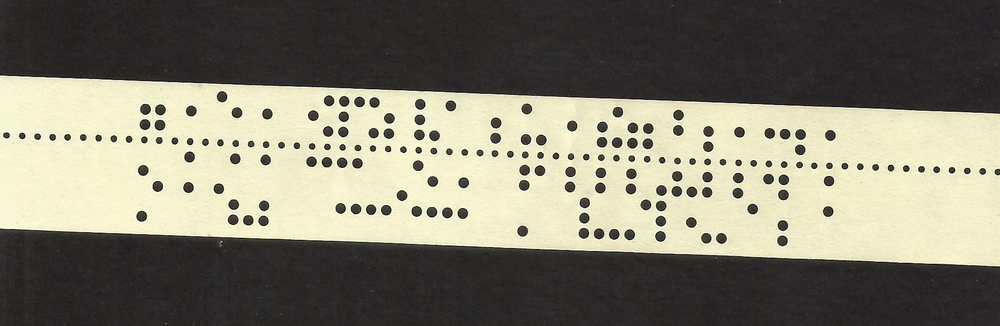
//> input picture example/fita_absoluta.2a.0006.96.scan03.png, 1000 x 326 px, shrunk from 1958 x 639 before the run
$ ./PunchedTapeScanner example/fita_absoluta.2a.0006.96.scan03.png out.png example/fita_absoluta.2a.0006.96.scan03.png   (built with g++ and OpenCV 4)
//> lines starting //> are read from the running program, lines starting //| are printed output that depends on the picture; after the words box and inside, x2 and y2 are one past the last pixel; in counts of white or black regions, pixels touching at a corner belong together
/*
 * This program is free software licensed under GNU GPL version 3 or later
 *
 * (c) 2015 Felipe Correa da Silva Sanches <juca@members.fsf.org>
 *
 */

#include "opencv2/highgui/highgui.hpp"
#include "opencv2/imgproc/imgproc.hpp"
#include <iostream>
#include <stdio.h>

using namespace cv;
#define COLOR_RED Scalar(0, 0, 255)
#define COLOR_GREEN Scalar(0, 255, 0)
#define COLOR_BLUE Scalar(255, 0, 0)
#define COLOR_YELLOW Scalar(0, 255, 255)
#define COLOR_GREY Scalar(128, 128, 128)

#define PROGRAM_NAME "Dump data from punched tapes"
#define MAX_DATA_SIZE 256
unsigned char data[MAX_DATA_SIZE];
bool inverted = true; //TODO: command line switch to select
                      //      whether or not the tape is upside-down
bool exchange_points = false;
unsigned char BIT_MASK = 0xFF;

// These vectors will be used to store the coordinates and radius of
// the detected holes in the scanned image of the punched tape.
std::vector<Vec3f> reference_dots, bits;

void set_bit(int addr, int bit){
    //do not attempt to write data off-bounds
    if (addr < 0 || addr > MAX_DATA_SIZE)
        return;

    //compensate for the extra spacing
    //due to the reference dots
    if (bit > 5) {
        bit--;
    }

    //turn on the specified bit
    data[addr] |= (1 << (7-bit));
}

void init_tape_scanner(){
    /*******************************************************************
     * This program will analize an image of a scanned punched         *
     * tape and will detect the patterns of holes in order to          *
     * generate an output ROM file with the data contents originaly    *
     * stored in the tape.                                             *
     *******************************************************************/

    //init data with zeroes
    for (int i=0; i < MAX_DATA_SIZE; i++){
        data[i] = 0;
    }
//> further down, src is the input picture: 326 rows x 1000 cols, CV_8UC3; mean B, G, R 110.2, 125.7, 129.2
}
// TODO: Break it down into smaller functions, each responsible for a specific subtask.
void process_frame(Mat src, bool with_pauses){
//> called with with_pauses = true
    Mat src_gray;

    imshow(PROGRAM_NAME, src);
    if (with_pauses) waitKey(0);

    // Convert it to gray
    cvtColor(src, src_gray, COLOR_BGR2GRAY);
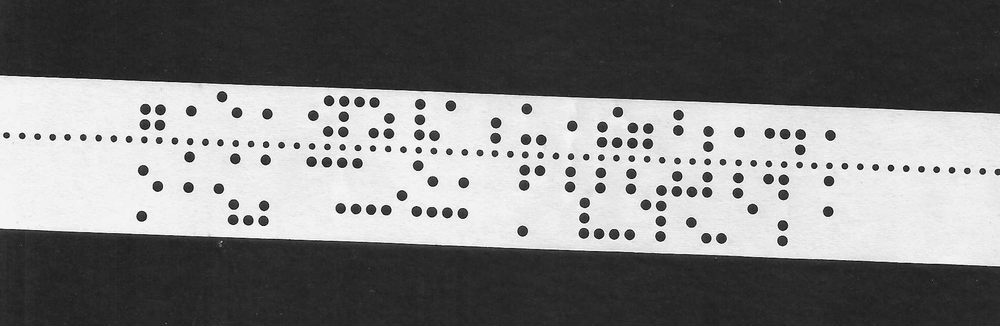
//> src_gray: 326 rows x 1000 cols, CV_8UC1; min 4, max 255, mean 124.9

    imshow(PROGRAM_NAME, src_gray);
    if (with_pauses) waitKey(0);

    // Reduce the noise so we avoid false circle detection
    GaussianBlur(src_gray, src_gray, Size(9, 9), 2, 2);
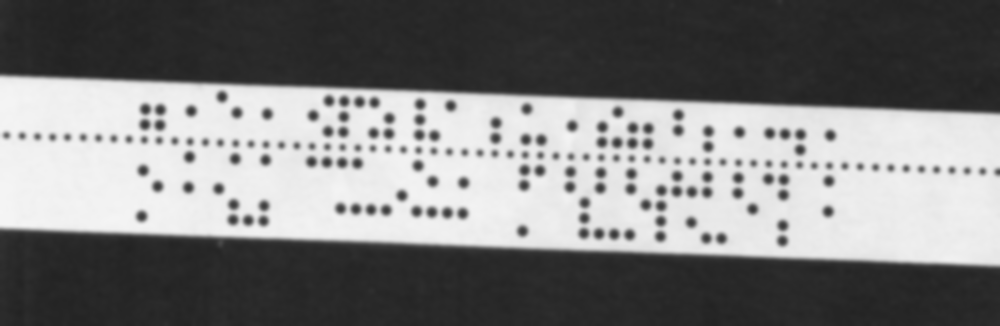
//> src_gray: 326 rows x 1000 cols, CV_8UC1; min 34, max 245, mean 124.9

    imshow(PROGRAM_NAME, src_gray);
    if (with_pauses) waitKey(0);

    /****************************************************
     * Detect geometric elements in the provided image. *
     ****************************************************/

    // Apply the Hough Transform to find the circles
    //TODO: Document the meaning of the parameters in these function calls.
    //TODO: Perhaps add UI controls or command-line options
    //      to tweak these parameters of the Hough Transforms.
    HoughCircles(src_gray, reference_dots, HOUGH_GRADIENT, 1, 10, 200, 15, 0, 7); // The reference dots are smaller
//> reference_dots = 129 circles (x, y, radius), first 12: [263.5, 205.5, 4.6], [708.5, 131.5, 4.6], [388.5, 133.5, 4.4], [706.5, 191.5, 4.4], [145.5, 108.5, 5.5], [616.5, 142.5, 4.4], [676.5, 175.5, 4.4], [705.5, 237.5, 4.4], [661.5, 190.5, 4.6], [144.5, 124.5, 4.4], [343.5, 100.5, 4.4], [359.5, 101.5, 4.4]
    HoughCircles(src_gray, bits, HOUGH_GRADIENT, 1, 10, 200, 15, 9, 30); // And the bit holes are a bit larger
//> bits = empty

    /************************************************************
     * Detect the regularity of reference holes so that we      *
     * can extract the pitch distance of the tape and correctly *
     * interpret the data patterns in the tape grid.            *
     ************************************************************/

    // Points A and B are the couple of reference dots which
    // are the farthest away from each other.
    // Their positions are used to infer the inclination of the tape in
    // the scanned image. Their distance (when divided by the tape pitch) is used
    // to calculate how many bytes are stored in the punched tape.
    Point A, B;

    double new_distance;
    double max_distance = 0;
    double min_distance;
    for (size_t i = 0; i < reference_dots.size() - 1; i++){
        for (size_t j = i+1; j < reference_dots.size(); j++){
            Point I(reference_dots[i][0], reference_dots[i][1]);
            Point J(reference_dots[j][0], reference_dots[j][1]);
            new_distance = cv::norm(I - J);

            if (i==0 && j==1)
                min_distance = new_distance;

            if (new_distance < min_distance)
                min_distance = new_distance;

            if (new_distance > max_distance){
                max_distance = new_distance;
                A = I;
                B = J;
            }
        }
    }
//> this loop made 128 passes
//> (new_distance, min_distance, max_distance, A) on passes 1 to 12: (643.1, 15, 674, Point(263, 205)), (200.4, 15, 674, Point(263, 205)), (518.2, 15, 674, Point(263, 205)), (200.3, 15, 674, Point(263, 205)), (762.4, 14.04, 793.3, Point(145, 108)), (290.2, 14.04, 793.3, Point(145, 108)), (229.1, 14.04, 793.3, Point(145, 108)), (211.6, 14.04, 793.3, Point(145, 108)), (245, 14.04, 793.3, Point(145, 108)), (762.3, 14.04, 793.3, Point(145, 108)), (566.1, 14.04, 793.3, Point(145, 108)), (550.1, 14.04, 793.3, Point(145, 108))
//> after the loop, new_distance = 46.04; min_distance = 14.04; max_distance = 884.6; A = Point(52, 136)

    float pitch = 0;
    int count = 0;

    for (size_t i = 0; i < reference_dots.size() - 1; i++){
        for (size_t j = i+1; j < reference_dots.size(); j++){
            Point I(reference_dots[i][0], reference_dots[i][1]);
            Point J(reference_dots[j][0], reference_dots[j][1]);
            new_distance = cv::norm(I - J);

            if (new_distance < 1.5 * min_distance){
                pitch += new_distance;
                count ++;
            }
        }
    }
//> this loop made 128 passes
//> (new_distance, pitch, count) on passes 1 to 12: (643.1, 15, 1), (200.4, 15, 1), (518.2, 31, 2), (200.3, 46.03, 3), (762.4, 76.1, 5), (290.2, 106.1, 7), (229.1, 121.1, 8), (211.6, 136.2, 9), (245, 166.2, 11), (762.3, 196.2, 13), (566.1, 227.3, 15), (550.1, 241.3, 16)
//> after the loop, new_distance = 46.04; pitch = 1086.3; count = 71
    pitch /= count;
//> pitch = 15.3

    // The number of rows of data detected
    // in the scanned image of the punched tape.
    int rowsOfData = floor(max_distance / pitch) + 1;
//> rowsOfData = 58
    printf("Rows of Data = %d\n", rowsOfData);
//| Rows of Data = 58

    int radius;
    for (size_t i = 0; i < reference_dots.size(); i++){
        Point center(cvRound(reference_dots[i][0]), cvRound(reference_dots[i][1]));
        radius = cvRound(reference_dots[i][2]);
        circle(src, center, radius, COLOR_YELLOW, 3, 8, 0);
    }
//> this loop made 129 passes
//> (center, radius) on passes 1 to 12: (Point(264, 206), 5), (Point(708, 132), 5), (Point(388, 134), 4), (Point(706, 192), 4), (Point(146, 108), 6), (Point(616, 142), 4), (Point(676, 176), 4), (Point(706, 238), 4), (Point(662, 190), 5), (Point(144, 124), 4), (Point(344, 100), 4), (Point(360, 102), 4)
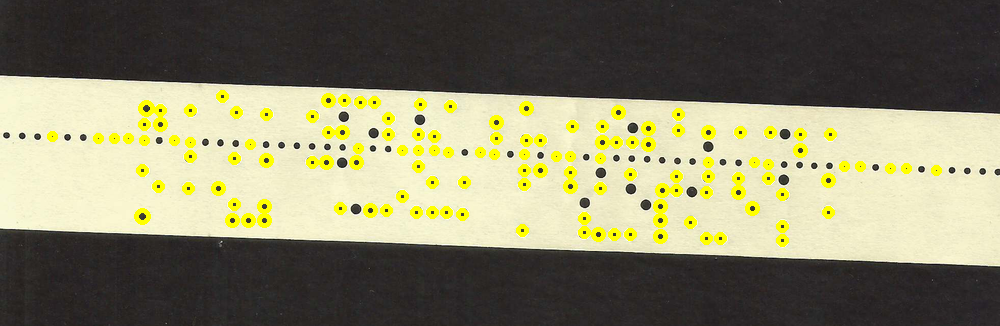
//> src: 326 rows x 1000 cols, CV_8UC3; 4.92% of pixels changed, all inside (x1, y1, x2, y2) = (47, 90, 942, 247)

    imshow(PROGRAM_NAME, src);
    if (with_pauses) waitKey(0);

    for (size_t i = 0; i < bits.size(); i++){
        Point center(cvRound(bits[i][0]), cvRound(bits[i][1]));
        radius = cvRound(bits[i][2]);
        circle(src, center, radius, COLOR_GREEN, 3, 8, 0);
    }
//> this loop made 0 passes

    imshow(PROGRAM_NAME, src);
    if (with_pauses) waitKey(0);

    radius = 8;
    for (int i = 0; i < rowsOfData; i++){
        Point center = A + (((float) i) / (rowsOfData-1)) * (B - A);
        circle(src, center, radius, COLOR_RED, 3, 8, 0);
    }
//> this loop made 58 passes
//> center on passes 1 to 12: Point(52, 136), Point(68, 137), Point(83, 137), Point(99, 138), Point(114, 138), Point(130, 139), Point(145, 139), Point(161, 140), Point(176, 141), Point(192, 141), Point(207, 142), Point(223, 142)
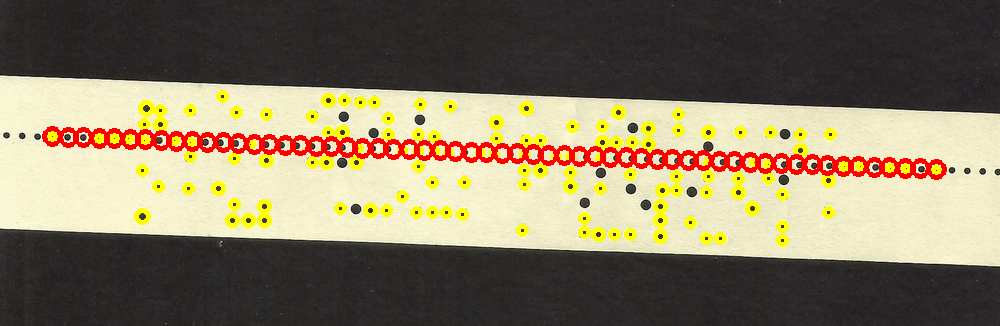
//> src: 326 rows x 1000 cols, CV_8UC3; 3.41% of pixels changed, all inside (x1, y1, x2, y2) = (42, 126, 947, 180)

    imshow(PROGRAM_NAME, src);
    if (with_pauses) waitKey(0);

    if (exchange_points){
        Point tmp = A;
        A = B;
        B = tmp;
    }

    Point ortho((B - A).y, -(B - A).x); //AB rotated 90 degrees
//> ortho = Point(33, -884)

    radius = 8;
    double fontScale = 1;
    int baseline=0;
    int fontFace=1;
    double thickness=2;
    for (int i = 0; i < rowsOfData; i++){
        Point center = A + (((float) i) / (rowsOfData-1)) * (B - A) - (5.8*pitch/cv::norm(ortho))*ortho;
        char text[3];
        sprintf(text, "%02X", i);
        Size textSize = getTextSize(text, fontFace, fontScale, thickness, &baseline);

        // center the text
        Point textOffset((-textSize.width)/2,
                         (textSize.height)/2);

        putText(src, text, center+textOffset, fontFace, fontScale, COLOR_RED, thickness, /* lineType */8, /* bottomLeftOrigin */ false);
    }
//> this loop made 58 passes
//> center on passes 1 to 12: Point(49, 225), Point(65, 226), Point(80, 226), Point(96, 227), Point(111, 227), Point(127, 228), Point(142, 228), Point(158, 229), Point(173, 230), Point(189, 230), Point(204, 231), Point(220, 231)
//> pass 3, in process_frame, `putText(src, text, center+textOffset, fontFace, fontScale, COLOR_RED, ..`:
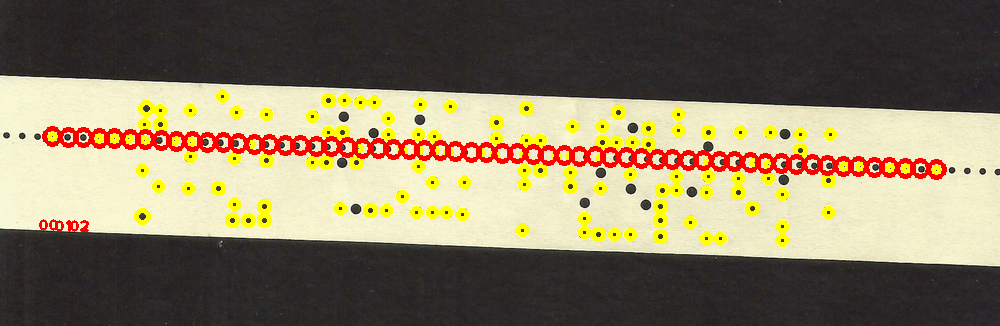
//> src: 326 rows x 1000 cols, CV_8UC3; mean B, G, R 98, 123.2, 135.5
//> after the loop:
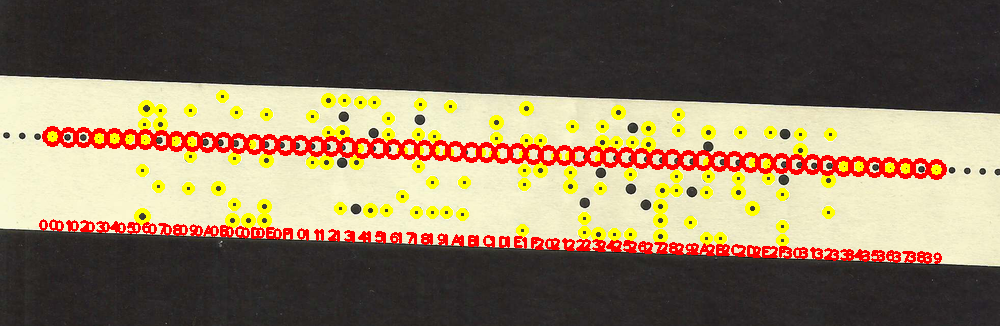
//> src: 326 rows x 1000 cols, CV_8UC3; 1.88% of pixels changed, all inside (x1, y1, x2, y2) = (87, 221, 942, 264)

    imshow(PROGRAM_NAME, src);
    if (with_pauses) waitKey(0);

#if 0
    /* This is the new implementation, but I was not yet able to make it work... */

    // The following (U,V) unit vectors define a new coordinate system
    // which is aligned with the punched tape grid of holes
    Point U = (1.0 / cv::norm(B - A)) * (B - A);
    Point V(U.y, -U.x); //vector V is the result of
                        //rotating vector U 90 degrees clockwise

    //row and bit coordinates bellow are in the (U,V) system:
    for (size_t i = 0; i < bits.size(); i++){
        Point bit_vector = Point(cvRound(bits[i][0]), cvRound(bits[i][1])) - A;

        //Pitch is the spacing between neighbour holes in the tape.
        //The unit vector U is aligned to the reference holes, so
        // this means that the x integer coordinate in the tape grid
        // corresponds to memory rows (i.e. addresses).
        int row = floor(cv::norm(bit_vector.dot(U)) / pitch + 0.5);

        //The unit vector V is aligned to the bits in any given memory address
        // We shift the bit_vector by 5 grid units along the V axis
        // so that the amplitude of its projection in the V direction
        // reflects the bit position within the number stored in that memory row
        int bit = floor(cv::norm((bit_vector + 5 * pitch * V).dot(V)) / pitch + 0.5);
        set_bit(row, bit);
    }
#else
    /* This is the old implementation that works... */

    for (size_t i = 0; i < bits.size(); i++){
        Point bit_vector = Point(cvRound(bits[i][0]), cvRound(bits[i][1])) - A;
        double x = cv::norm(bit_vector.dot(B - A) / cv::norm(B - A));
        double y = cv::norm((bit_vector + (5*pitch/cv::norm(ortho))*ortho).dot(ortho) / cv::norm(ortho));
        set_bit((int) floor(x/pitch + 0.5), (int) floor(y/pitch + 0.5));
    }
#endif

    for (int i = 0; i < rowsOfData; i++){
        Point center = A + (((float) i) / (rowsOfData-1)) * (B - A) - (6.5*pitch/cv::norm(ortho))*ortho;
        char text[3];
        sprintf(text, "%02X", data[i]);
        Size textSize = getTextSize(text, fontFace, fontScale, thickness, &baseline);

        // center the text
        Point textOffset((-textSize.width)/2,
                         (textSize.height)/2);

        putText(src, text, center+textOffset, fontFace, fontScale, COLOR_GREY, thickness, /* lineType */8, /* bottomLeftOrigin */ false);
    }
//> this loop made 58 passes
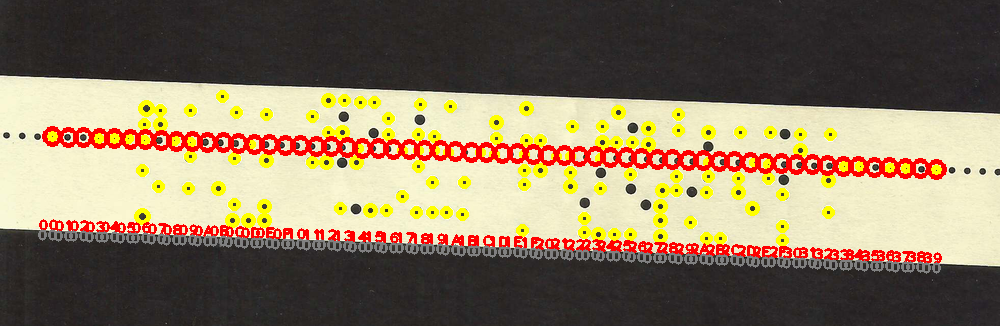
//> src: 326 rows x 1000 cols, CV_8UC3; mean B, G, R 95.8, 120.2, 136.9

    fontScale += 1;
    for (int i = 0; i < rowsOfData; i++){
        Point center = A + (((float) i) / (rowsOfData-1)) * (B - A) - (7.2*pitch/cv::norm(ortho))*ortho;
        char text[2];
        data[i] &= BIT_MASK;
        sprintf(text, "%c", data[i]);
        Size textSize = getTextSize(text, fontFace, fontScale, thickness, &baseline);

        // center the text
        Point textOffset((-textSize.width)/2,
                         (textSize.height)/2);

        putText(src, text, center+textOffset, fontFace, fontScale, COLOR_BLUE, thickness, /* lineType */8, /* bottomLeftOrigin */ false);
    }

    imshow(PROGRAM_NAME, src);
}

void output_rom_file(const char* rom_filename){
//> called with rom_filename = "out.png"

    /****************************************************
     * Determine start and end values so that we can    *
     * trim any 0x00 bytes that we may have in the head *
     * and tail of the tape scanned image.              *
     ****************************************************/

    int start=-1, end=-1, max = bits.size();
    if (max > MAX_DATA_SIZE) max = MAX_DATA_SIZE;

    for (size_t i = 0; i < max; i++){
        if (data[i] != 0) {
            start = i;
            break;
        }
    }

    for (size_t i = max - 1; i >= 0; i--){
        if (data[i] != 0) {
            end = i;
            break;
        }
    }
//> this loop made 11 passes

    /***********************************************
     * Output the dumped data to a ROM image file. *
     ***********************************************/

    if (start != -1 && end != -1){
        FILE* fp = fopen(rom_filename, "wb");
        fwrite(&data[start], sizeof(unsigned char), end-start+1, fp);
        fclose(fp);
    }
}

int main(int argc, char** argv){
    namedWindow(PROGRAM_NAME, WINDOW_AUTOSIZE);

    if (argc < 4) {
        printf("\n\tusage: %s <punched_tape_image.png> <output.rom> <exchange_points>\n", argv[0]);
        printf("\n\t  exchange_points must be eigther 0 or 1");
        printf("\n\t  and it indicates whether or not the data in the tape image is flipped.\n");
        printf("\n\t  (yes... this should ideally be automatically detected in a future implementation!)\n\n");
        return -1;
    }

    if (argv[3][0] == '1') exchange_points = true;

    init_tape_scanner();

    /***************************************************
     * Load the image and preprocess it so that we      *
     * have the best possible results.                  *
     ****************************************************/

    Mat src;

    // Read the image
    src = imread(argv[1], 1);
    if (!src.data) return -1;

    process_frame(src, /* with_pauses */ true);

    output_rom_file(argv[2]);

    /************************************************************
     * Wait for the user to press any key to close the program. *
     ************************************************************/
    waitKey(0);
    return 0;
}
